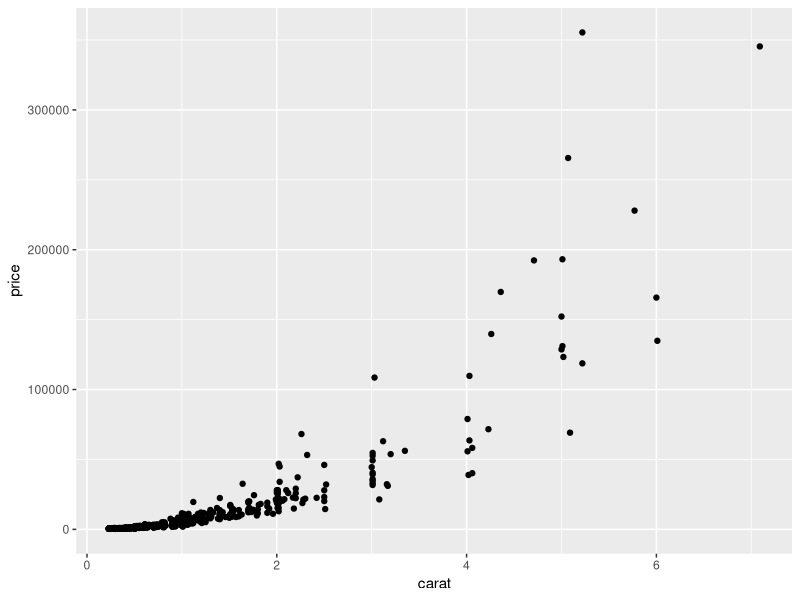
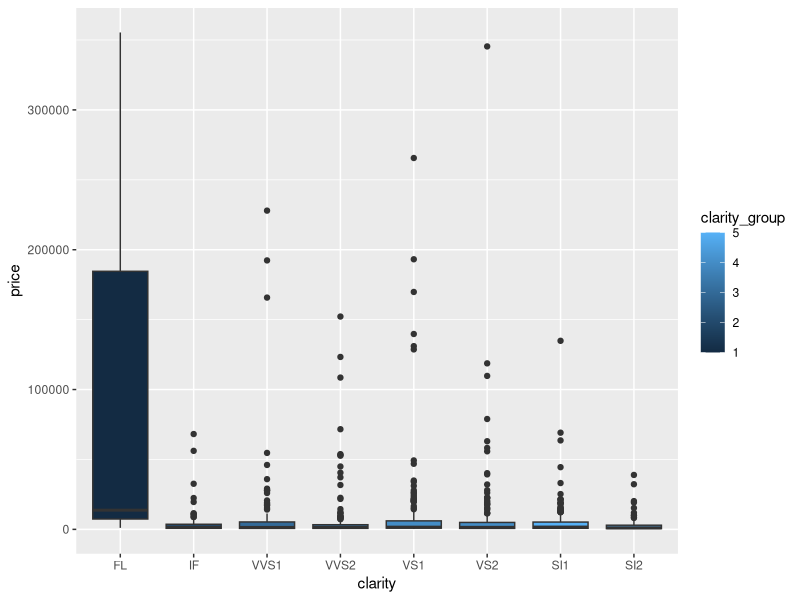
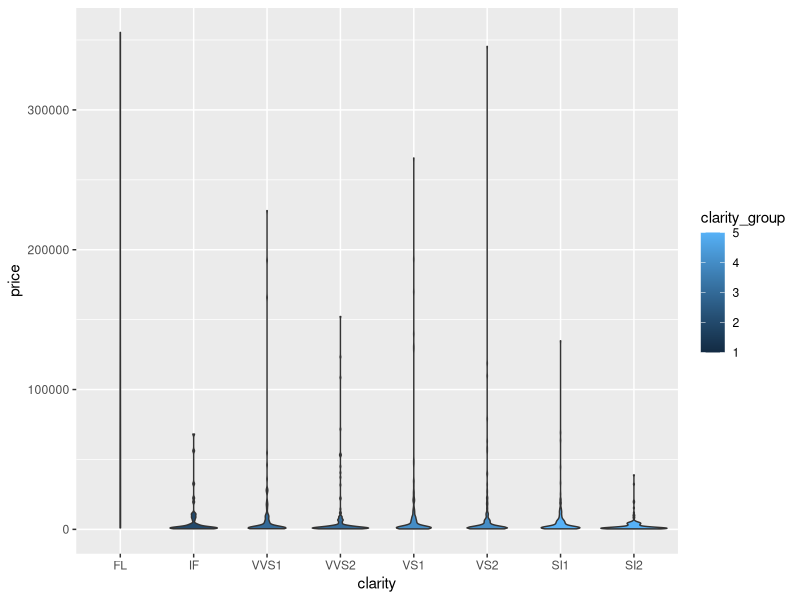
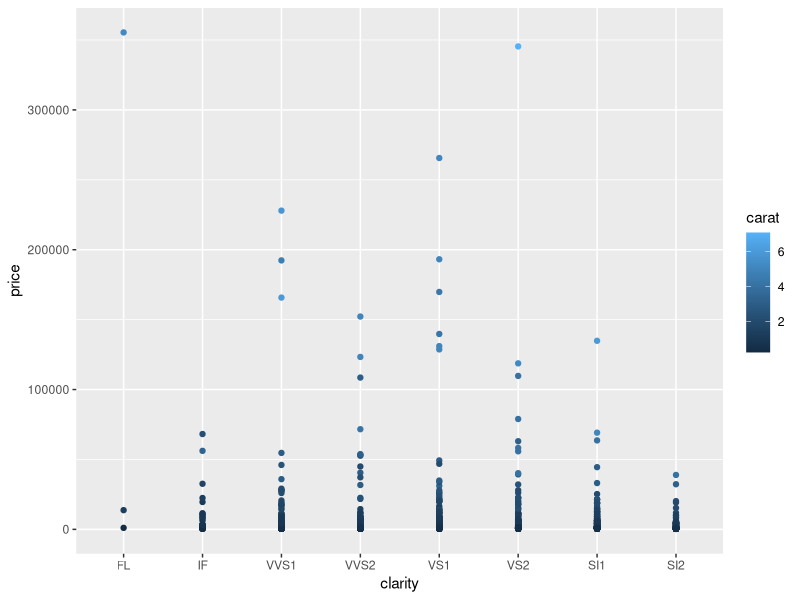
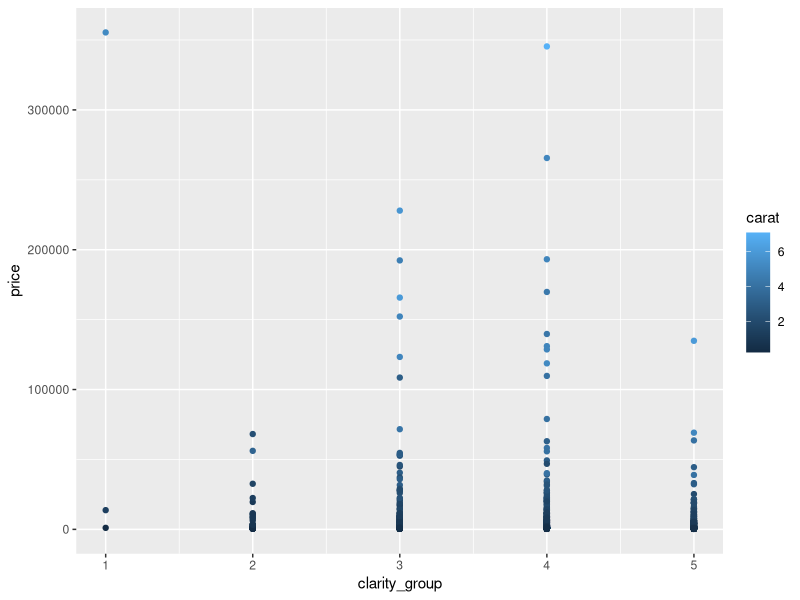
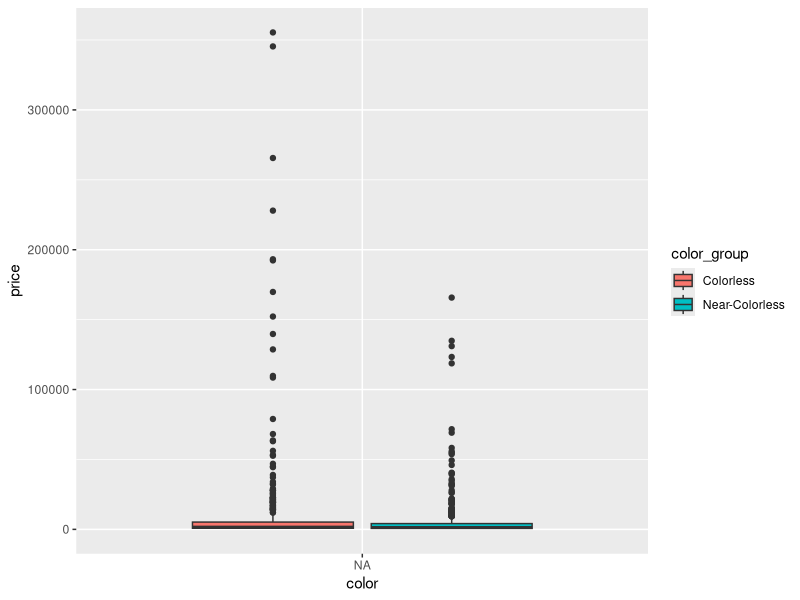
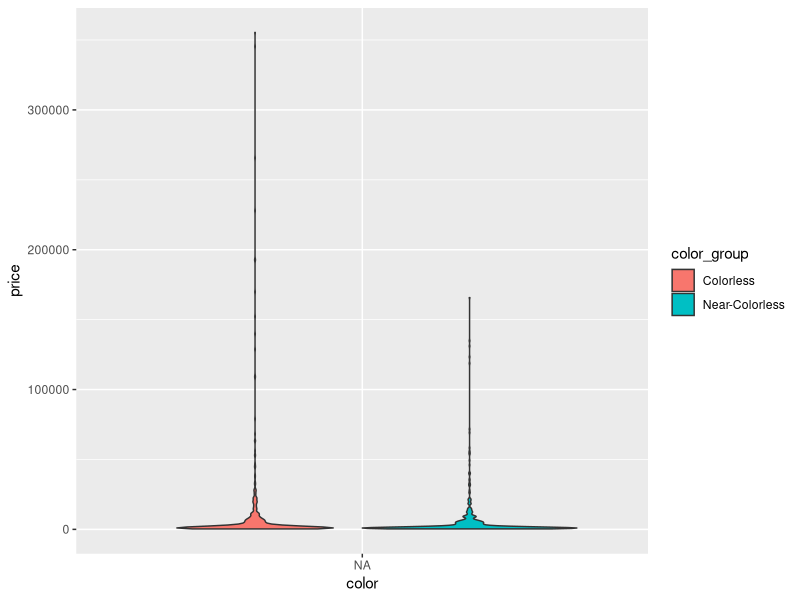
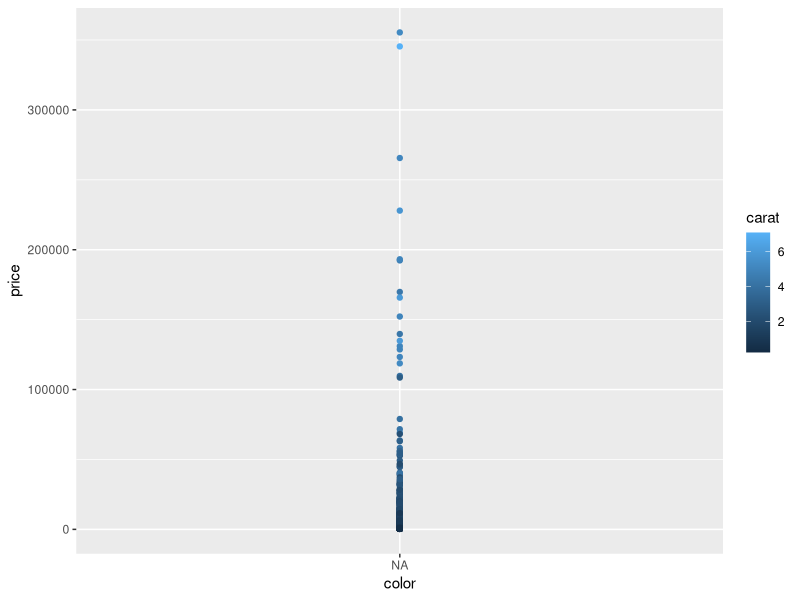

These figures' R source, in order: (Note: this script raises an error after producing the figures.)
## ---- chunk 1
knitr::opts_chunk$set(echo = TRUE)

library(tidyverse)
library(dplyr)
## ---- chunk 2
options(scipen = 100, digits = 2) # NO e
diamonds <- read.csv("diamonds4.csv")
head(diamonds, 5)
## ---- chunk 3
sum(is.na(diamonds))
## ---- chunk 4
diamonds <-diamonds %>% mutate(clarity_group = case_when(
  clarity == "FL" ~ 1,
  clarity == "IF" ~ 2,
  clarity == "VVS1" | clarity == "VVS2" ~ 3,
  clarity == "VS1" | clarity == "VS2" ~ 4,
  clarity == "SI1" | clarity == "SI2" ~ 5,
  clarity == "I1" | clarity == "I2" | clarity == "I3" ~ 6))

diamonds <- diamonds %>% mutate(color_group = case_when(
  color == "D" | color == "E" | color == "F" ~ "Colorless",
  color == "G" | color == "H" | color == "I" | color == "J" ~ "Near-Colorless",
  color == "K" ~ "Faint Color"))

diamonds <- diamonds %>% mutate(cut_group = case_when(
  cut == "Astor Ideal" ~ 1,
  cut == "Ideal" ~ 2,
  cut == "Very Good" ~ 3,
  cut == "Good" ~ 4,
  ))

diamonds
## ---- chunk 5
ggplot(diamonds, aes(x = carat, y = price)) +
  geom_point()
## ---- chunk 6
clarity_data <-diamonds %>% group_by(clarity) %>% 
  summarize(mean_price = mean(price), median_price = median(price))
  
clarity_data


diamonds$clarity <- factor(diamonds$clarity , levels=c("FL","IF","VVS1","VVS2", "VS1", "VS2", "SI1", "SI2", "I1", "I2", "I3"))

ggplot(diamonds, aes(x= clarity, y = price, fill = clarity_group)) +
  geom_boxplot()

ggplot(diamonds, aes(x= clarity, y = price, fill = clarity_group)) +
  geom_violin()

ggplot(diamonds, aes(x= clarity, y = price, colour = carat)) +
  geom_point()

ggplot(diamonds, aes(x= clarity_group, y = price, colour = carat)) +
  geom_point()
## ---- chunk 7
color_data <-diamonds %>% group_by(color) %>% 
  summarize(mean_price = mean(price), median_price = median(price))
  
color_data

diamonds$color <- factor(diamonds$color , levels=c("Astor Ideal", "Ideal", "Very Good", "Good"))

ggplot(diamonds, aes(x= color, y = price, fill = color_group)) +
  geom_boxplot()

ggplot(diamonds, aes(x= color, y = price, fill = color_group)) +
  geom_violin()

ggplot(diamonds, aes(x= color, y = price, colour = carat)) +
  geom_point(stat="identity")

ggplot(diamonds, aes(x= color_group, y = price, colour = carat)) +
  geom_point(stat="identity")
## ---- chunk 8
cut_data <- diamonds %>% group_by(cut) %>% 
  summarize(mean_price = mean(price), median_price = median(price))
  
cut_data

diamonds$cut <- factor(diamonds$cut , levels=c("Astor Ideal", "Ideal", "Very Good", "Good"))

ggplot(diamonds, aes(x= cut, y = price)) +
  geom_boxplot()

ggplot(diamonds, aes(x= cut, y = price, fill = cut_group)) +
  geom_violin()

ggplot(diamonds, aes(x= cut, y = price, colour = carat)) +
  geom_point()
## ---- chunk 9
hist(diamonds$carat)
hist(diamonds$clarity_group)
hist(diamonds$color_group)
hist(diamonds$cut_group)
hist(diamonds$price)
